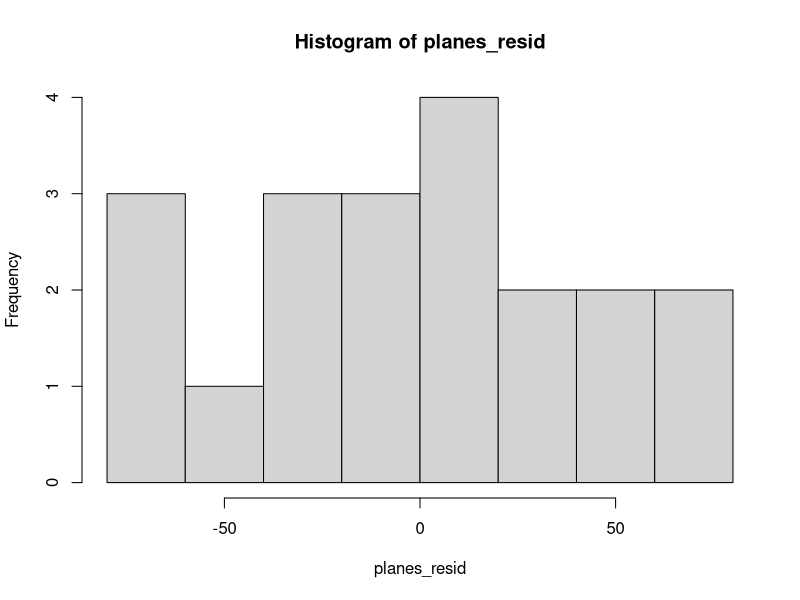
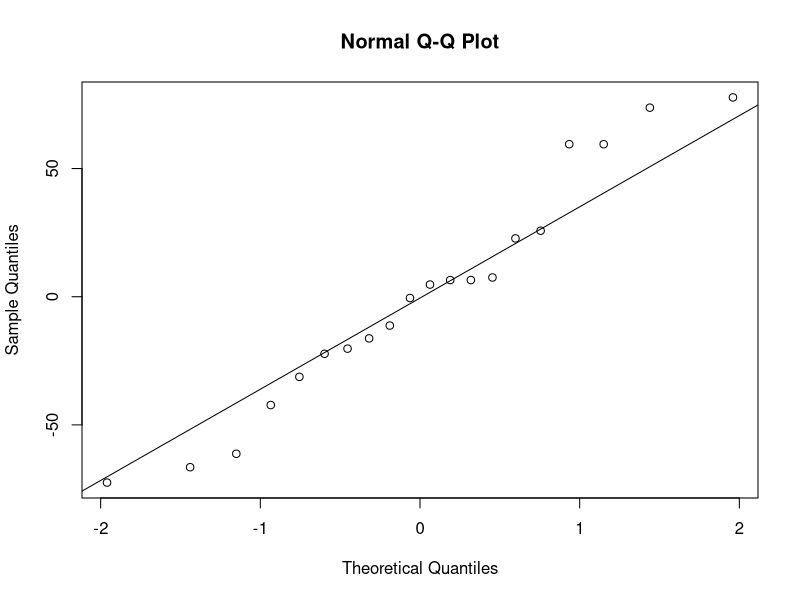
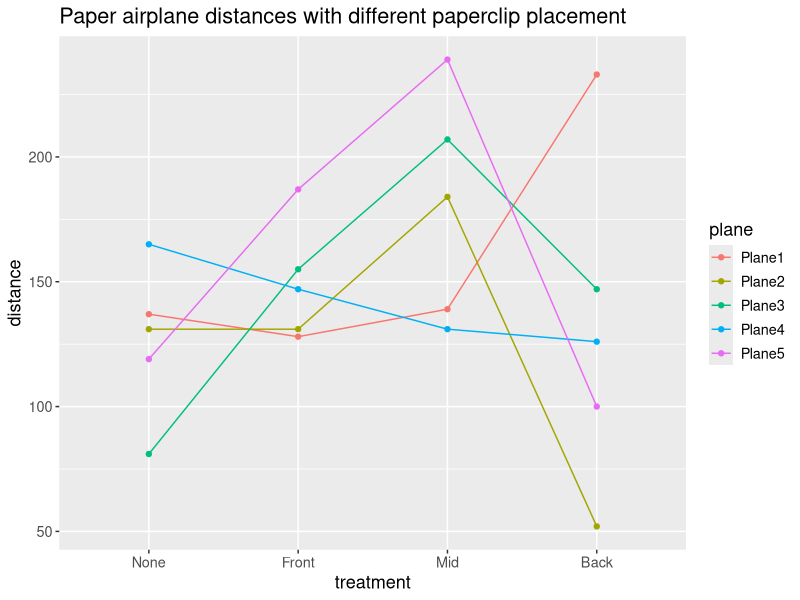
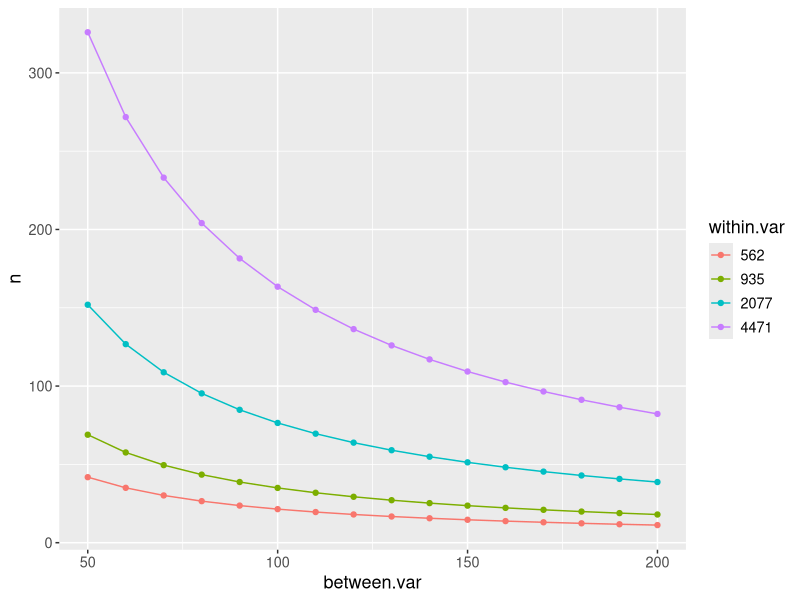

Here is the R script that generated these plots, in order:
## ---- chunk 1
knitr::opts_chunk$set(echo = TRUE)
## ---- chunk 2
library(ggplot2)
# creating data frame for the data
plane1 <- c(137, 128, 139, 233)
plane2 <- c(131, 131, 184, 52)
plane3 <- c(81, 155, 207, 147)
plane4 <- c(165, 147, 131, 126)
plane5 <- c(119, 187, 239, 100)

airplanes_df <- data.frame(
  distance = c(plane1, plane2, plane3, plane4, plane5),
  treatment = rep(c("None", "Front", "Mid", "Back"), times = 5),
  plane = c(rep("Plane1", 4),
            rep("Plane2", 4),
            rep("Plane3", 4),
            rep("Plane4", 4),
            rep("Plane5", 4))
)
## ---- chunk 3
plane1_resid <- plane1 - mean(plane1)
plane2_resid <- plane2 - mean(plane2)
plane3_resid <- plane3 - mean(plane3)
plane4_resid <- plane4 - mean(plane4)
plane5_resid <- plane5 - mean(plane5)
planes_resid <- c(plane1_resid, plane2_resid, plane3_resid, plane4_resid, plane5_resid)
hist(planes_resid)
qqnorm(planes_resid)
qqline(planes_resid)
shapiro.test(planes_resid)
## ---- chunk 4
airplanes_df$treatment <- as.factor(airplanes_df$treatment)


anova_result <- aov(distance ~ treatment + plane, data = airplanes_df)
anova_summary <- summary(anova_result)

anova_table <- as.data.frame(anova_summary[[1]])
knitr::kable(anova_table)
## ---- chunk 5
tukey_result <- TukeyHSD(anova_result)
tukey_table <- as.data.frame(tukey_result[[1]])
knitr::kable(tukey_table)
## ---- chunk 6
theme_update(text = element_text(size = 13))

ggplot(data = airplanes_df, aes(y = distance, x = treatment, group = plane, color = plane)) + 
  geom_point() + geom_line() +
  scale_x_discrete(limits = c("None", "Front", "Mid", "Back")) +
  ggtitle("Paper airplane distances with different paperclip placement")
## ---- chunk 7
library(dplyr)
sum_stats <- airplanes_df %>%
  group_by(treatment) %>%
  summarize(mean=mean(distance), var=var(distance))

knitr::kable(sum_stats)
groupmeans <- c(131.6, 149.6, 180, 126.6)
knitr::kable(power.anova.test(groups=length(groupmeans),
                 between.var=var(groupmeans),
                 within.var=562,
                 power=0.8, sig.level=0.05, n=NULL)$n)

knitr::kable(power.anova.test(groups=length(groupmeans),
                 between.var=var(groupmeans),
                 within.var=4471,
                 power=0.8, sig.level=0.05, n=NULL)$n)

## ---- chunk 8
between.var <- seq(50, 200, by=10)

n_var1 <- NA
for(i in 1:length(between.var)){
  n_var1[i] <- power.anova.test(groups = 4,
                                between.var = between.var[i],
                                within.var = 4471,
                                power = 0.8, sig.level = 0.05, n = NULL)$n
}

between.var <- seq(50, 200, by=10)

n_var2 <- NA
for(i in 1:length(between.var)){
  n_var2[i] <- power.anova.test(groups = 4,
                                between.var = between.var[i],
                                within.var = 562,
                                power = 0.8, sig.level = 0.05, n = NULL)$n
}

between.var <- seq(50, 200, by=10)

n_var3 <- NA
for(i in 1:length(between.var)){
  n_var3[i] <- power.anova.test(groups = 4,
                                between.var = between.var[i],
                                within.var = 2077,
                                power = 0.8, sig.level = 0.05, n = NULL)$n
}
between.var <- seq(50, 200, by=10)
n_var4 <- NA
for(i in 1:length(between.var)){
  n_var4[i] <- power.anova.test(groups = 4,
                                between.var = between.var[i],
                                within.var = 935,
                                power = 0.8, sig.level = 0.05, n = NULL)$n
}

sample_sizes <- data.frame(
  n = c(n_var1, n_var2, n_var3, n_var4),
  between.var = rep(between.var, 4),
  within.var = c(rep("4471", length(n_var1)),
                 rep("562", length(n_var2)),
                 rep("2077", length(n_var3)),
                 rep("935", length(n_var4)))
)

library(ggplot2)
sample_sizes$within.var <- factor(sample_sizes$within.var, levels = c("562", "935", "2077", "4471"))
ggplot(data = sample_sizes, mapping = aes(x = between.var, y = n,
       group = within.var, color = within.var)) +
  geom_point() +
  geom_line()
